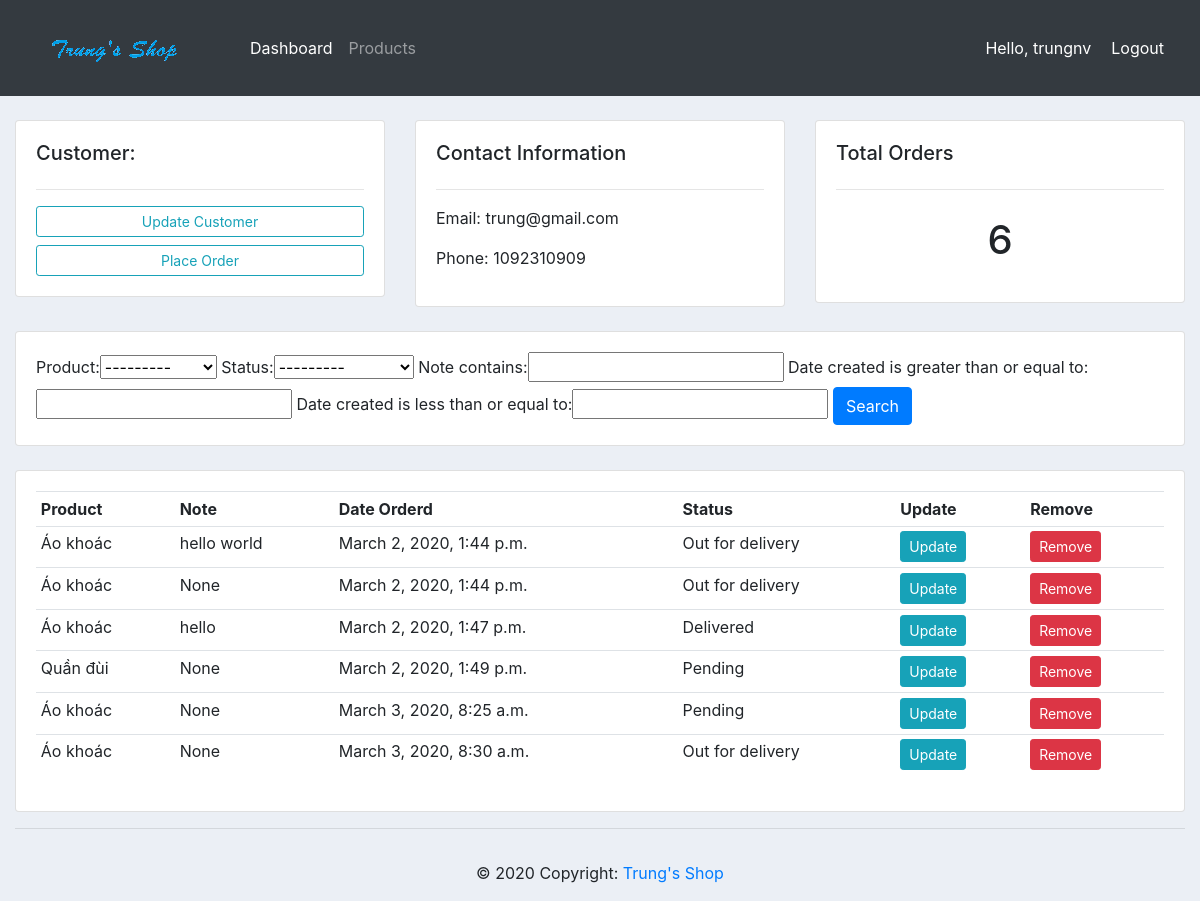
The app's page /customer/1/ (signed in) with its own data.
### accounts/models.py (models this page shows, shortened)
class Customer(models.Model):
    name = models.CharField(max_length=200, null=True)
    phone = models.CharField(max_length=200, null=True)
    email = models.CharField(max_length=200, null=True)
    date_created = models.DateTimeField(auto_now_add=True, null=True)

class Order(models.Model):
    STATUS = (
			('Pending', 'Pending'),
			('Out for delivery', 'Out for delivery'),
			('Delivered', 'Delivered'),
			)
    customer = models.ForeignKey(Customer, null=True, on_delete=models.SET_NULL)
    product = models.ForeignKey(Product, null=True, on_delete=models.SET_NULL)
    date_created = models.DateTimeField(auto_now_add=True, null=True)
    status = models.CharField(max_length=200, null=True, choices=STATUS)
    note = models.CharField(max_length=1000, null=True)

class Product(models.Model):
    CATEGORY = (
			('Indoor', 'Indoor'),
			('Out Door', 'Out Door'),
			)
    name = models.CharField(max_length=200, null=True)
    price = models.FloatField(null=True)
    category = models.CharField(max_length=200, null=True, choices=CATEGORY)
    description = models.CharField(max_length=200, null=True)
    date_created = models.DateTimeField(auto_now_add=True, null=True)
    tag = models.ManyToManyField(Tag)
    def __str__(self):
        return self.name

### accounts/views.py (the view)
# urls.py: path('customer/<str:pk>/', views.customer, name='customer'),
@login_required(login_url='login')
def customer(request, pk):
    customer = Customer.objects.get(id=pk)
    orders = customer.order_set.all()
    total_orders = orders.count()
    my_filter = OrderFilter(request.GET, queryset=orders)
    orders = my_filter.qs
    context = {'customer': customer, 'orders': orders, 'total_orders': total_orders, 'my_filter': my_filter}
    return render(request, 'accounts/customer.html', context)

### accounts/templates/accounts/customer.html
{% extends "accounts/main.html" %}
{% block content %}
<br>
<div class="row">
	<div class="col-md">
		<div class="card card-body">
			<h5>Customer:</h5>
			<hr>
			<a class="btn btn-outline-info  btn-sm btn-block" href="">Update Customer</a>
			<a class="btn btn-outline-info  btn-sm btn-block" href="{% url 'create_order' customer.id %}">Place Order</a>
		</div>
	</div>
	<div class="col-md">
		<div class="card card-body">
			<h5>Contact Information</h5>
			<hr>
			<p>Email: {{customer.email}}</p>
			<p>Phone: {{customer.phone}}</p>
		</div>
	</div>
	<div class="col-md">
		<div class="card card-body">
			<h5>Total Orders</h5>
			<hr>
			<h1 style="text-align: center;padding: 10px">{{ total_orders }}</h1>
		</div>
	</div>
</div>
<br>
<div class="row">
	<div class="col">
		<div class="card card-body">
			<form method="get">
				{{my_filter.form}}
		    <button class="btn btn-primary" type="submit">Search</button>
		  </form>
		</div>
	</div>
</div>
<br>
<div class="row">
	<div class="col-md">
		<div class="card card-body">
			<table class="table table-sm">
				<tr>
					<th>Product</th>
					<th>Note</th>
					<th>Date Orderd</th>
					<th>Status</th>
					<th>Update</th>
					<th>Remove</th>
				</tr>
				{% for order in orders %}
				<tr>
					<td>{{ order.product }}</td>
					<td>{{ order.note }}</td>
					<td>{{ order.date_created }}</td>
					<td>{{ order.status }}</td>
					<td><a class="btn btn-sm btn-info" href="{% url 'update_order' order.id %}">Update</a></td>
					<td><a class="btn btn-sm btn-danger" href="{% url 'delete_order' order.id %}">Remove</a></td>
				</tr>
				{% endfor %}
			</table>
		</div>
	</div>
</div>
{% endblock content %}

### accounts/templates/accounts/navbar.html (shortened to what this page needs)
{% load static %}
<nav class="navbar navbar-expand-lg navbar-dark bg-dark">
    <a class="navbar-brand" href="{% url 'home' %}"><img src="{% static '/images/logo.png' %}" alt=""></a>
    <div class="collapse navbar-collapse" id="navbarNav">
      <ul class="navbar-nav">
        <li class="nav-item active">
          <a class="nav-link" href="{% url 'home' %}">Dashboard <span class="sr-only">(current)</span></a>
        </li>
        <li class="nav-item">
          <a class="nav-link" href="{% url 'products' %}">Products</a>
        </li>
      </ul>
    </div>
    <span id="hello-msg">Hello, {{request.user}}</span>
    <span><a id="hello-msg" href="{% url 'logout' %}">Logout</a></span>
  </nav>

### static/css/main.css (style rules this page uses)
body { background-color: #ebeff5; }

### accounts/templates/accounts/navbar.html (style rules this page uses)
#hello-msg { font-size: 16px; color: #fff; margin-right: 20px; }

### records on screen
Customer: email "trung@gmail.com", phone "1092310909"
Order: product "Áo khoác", note "hello world", date_created "March 2, 2020, 1:44 p.m.", status "Out for delivery"
Order: product "Áo khoác", note "None", date_created "March 2, 2020, 1:44 p.m.", status "Out for delivery"
Order: product "Áo khoác", note "hello", date_created "March 2, 2020, 1:47 p.m.", status "Delivered"
Order: product "Quần đùi", note "None", date_created "March 2, 2020, 1:49 p.m.", status "Pending"
Order: product "Áo khoác", note "None", date_created "March 3, 2020, 8:25 a.m.", status "Pending"
Order: product "Áo khoác", note "None", date_created "March 3, 2020, 8:30 a.m.", status "Out for delivery"

### other values on screen
{{ request.user }} "trungnv"
{{ total_orders }} "6"
